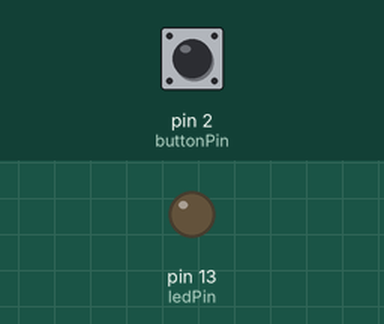
Recording of a sketch running on a simulated Arduino Nano, built with avr-gcc and run on an emulated ATmega328P. Shown: output pins drawn as LEDs (lit = HIGH). The test bench sets the inputs (shaded band); at power-on: pin 2 (buttonPin) LOW. What the sketch prints to the serial monitor is not drawn.

Above: at 0.1 s.
At 45.7 s:
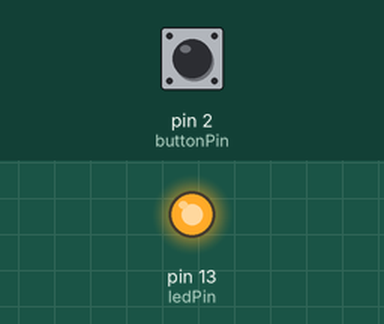
Timing chart, 0 to 47.2 s (numbered marks = the images above):
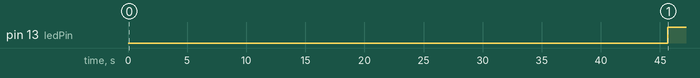

Measured:
- by itself, pin 13 (ledPin): LOW → HIGH at 45.7 s

The sketch:

ann.ino
```cpp
// Perceptron learning algorithm on Arduino Nano
// Wiring: https://www.instructables.com/Control-Built-in-LED-Using-Push-Button-With-Arduin/

const int buttonPin = 2;     // the number of the pushbutton pin
const int ledPin =  13;      // the number of the bulit-in LED pin
int buttonState = 0;         // variable for reading the pushbutton status

// initial perpectron configuration (no bias)
float learning_rate = 0.01;
float weights[3] = {1.2, 0.5, 1.2};

bool approx_equal(double x, double y)
{
   const double EPSILON = 1E-4;
   if (x == 0) return fabs(y) <= EPSILON;
   if (y == 0) return fabs(x) <= EPSILON;
   return fabs(x - y) / max(fabs(x), fabs(y)) <= EPSILON;
}

void setup() {
  //Initiate Serial communication.
  Serial.begin(9600);
  // initialize the LED pin as an output:
  pinMode(ledPin, OUTPUT);
  // initialize the pushbutton pin as an input:
  pinMode(buttonPin, INPUT);
}

void loop() {
  // read the state of the pushbutton value:
  buttonState = digitalRead(buttonPin);

  // calculate prediction
  float input_array[3] = {buttonState, buttonState - 0.5, buttonState + 0.5};
  float prediction = 0;
  for (int i = 0; i < 3; i++){
      prediction = prediction + input_array[i] * weights[i];
  }

  // applying gradient descent & print weights
  float error = prediction - buttonState;
  for (int i = 0; i < 3; i++){
      weights[i] = weights[i] - error * learning_rate * input_array[i];
      Serial.println(weights[i]);
  }
  Serial.println(error);

  // light LED if correct
  bool verdict = approx_equal(prediction, buttonState);
  if (verdict) {
    digitalWrite(ledPin, HIGH); // turn LED on
  }
  else {
    digitalWrite(ledPin, LOW);  // turn LED off:
  }

  Serial.println(0);
}
```
